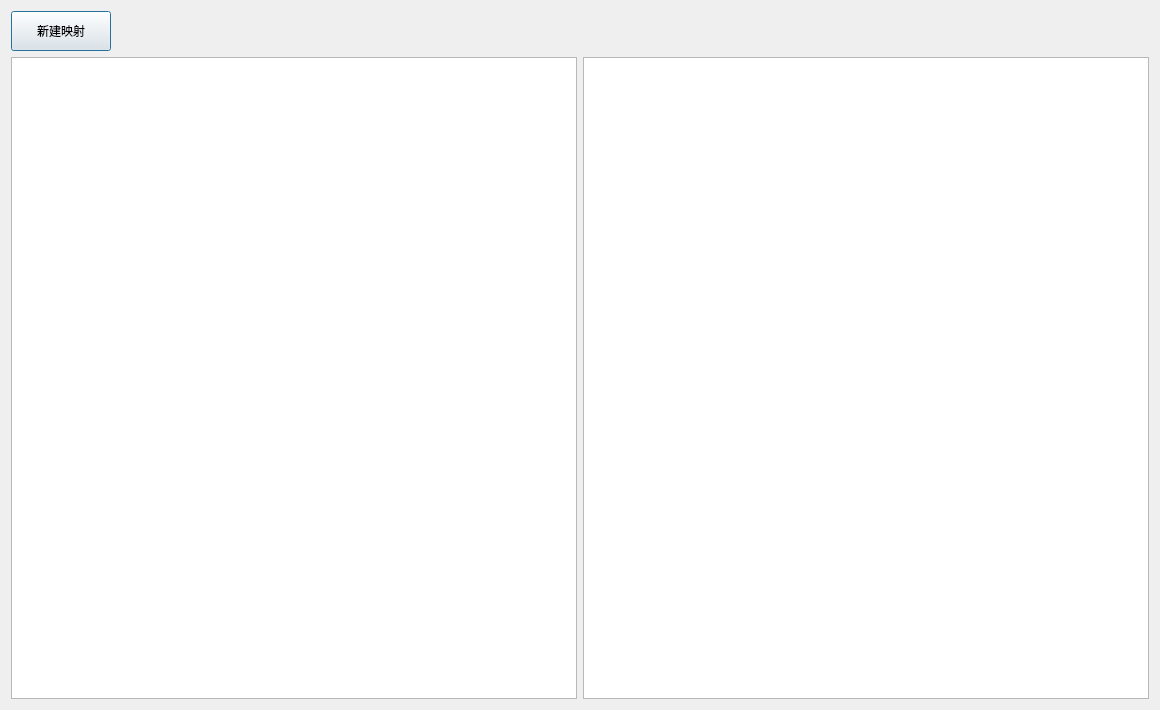
<?xml version="1.0" encoding="UTF-8"?>
<ui version="4.0">
 <class>GroupUpdateMappingWindow</class>
 <widget class="QDialog" name="GroupUpdateMappingWindow">
  <property name="geometry">
   <rect>
    <x>0</x>
    <y>0</y>
    <width>1160</width>
    <height>710</height>
   </rect>
  </property>
  <property name="windowTitle">
   <string>Dialog</string>
  </property>
  <layout class="QGridLayout" name="gridLayout">
   <item row="0" column="0">
    <widget class="QPushButton" name="pushButtonCreateMapping">
     <property name="sizePolicy">
      <sizepolicy hsizetype="Fixed" vsizetype="Fixed">
       <horstretch>0</horstretch>
       <verstretch>0</verstretch>
      </sizepolicy>
     </property>
     <property name="minimumSize">
      <size>
       <width>100</width>
       <height>40</height>
      </size>
     </property>
     <property name="text">
      <string>新建映射</string>
     </property>
    </widget>
   </item>
   <item row="1" column="0">
    <widget class="QTableView" name="tableViewGroupMapping"/>
   </item>
   <item row="1" column="1">
    <widget class="QTableView" name="tableViewAfterMapping"/>
   </item>
  </layout>
 </widget>
 <resources/>
 <connections/>
</ui>
